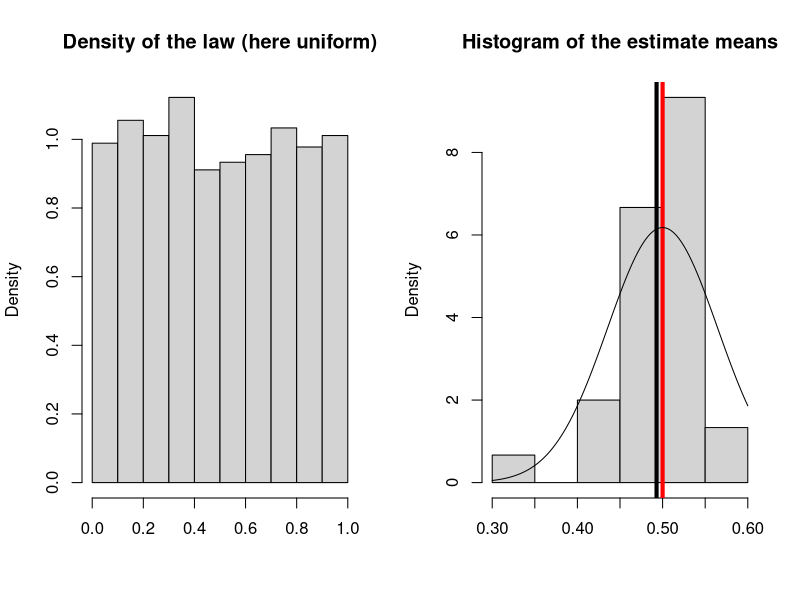

This chart was generated by the following R code:
## ---- chunk 1
set.seed(1)
par(mfrow=c(1,2))
dist <- NULL
estmean <- NULL
n <- 30
for (i in 1:n){
   dist <- c(dist, runif(n, 0, 1))
   estmean <- c(estmean, sum(runif(n, 0, 1))/n)
}
hist(dist,
     probability = TRUE,
     xlab = "",
     main = "Density of the law (here uniform)"
     )

hist(estmean,
     probability = TRUE,
     xlab = "",
     main = "Histogram of the estimate means"
     )
abline(v = mean(estmean), lwd=4)
abline(v = 0.5, lwd=4, col="red")
curve(dnorm(x, mean=0.5, sd=(1/sqrt(12)/sqrt(20))), add=TRUE) ## Add legend
